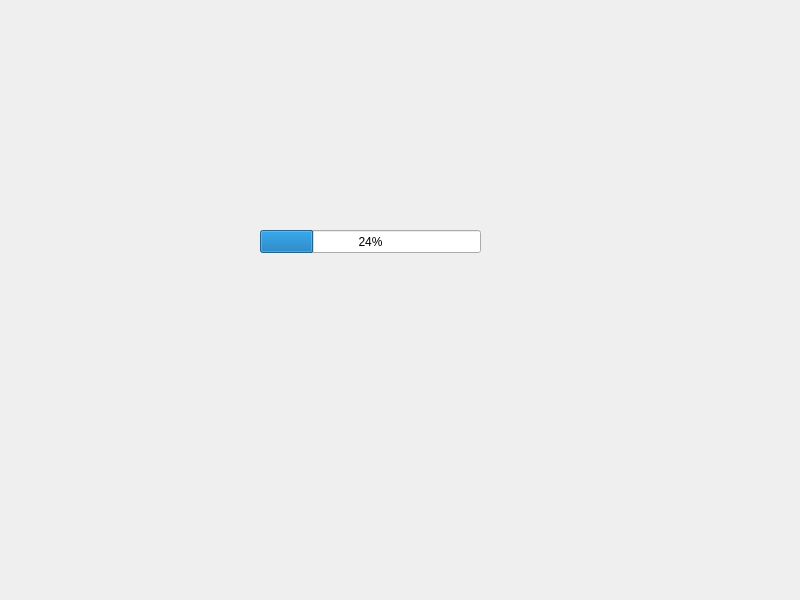
<?xml version="1.0" encoding="UTF-8"?>
<ui version="4.0">
 <class>Widget</class>
 <widget class="QWidget" name="Widget">
  <property name="geometry">
   <rect>
    <x>0</x>
    <y>0</y>
    <width>800</width>
    <height>600</height>
   </rect>
  </property>
  <property name="windowTitle">
   <string>Widget</string>
  </property>
  <widget class="QProgressBar" name="progressBar">
   <property name="geometry">
    <rect>
     <x>260</x>
     <y>230</y>
     <width>221</width>
     <height>23</height>
    </rect>
   </property>
   <property name="value">
    <number>24</number>
   </property>
  </widget>
 </widget>
 <resources/>
 <connections/>
</ui>
